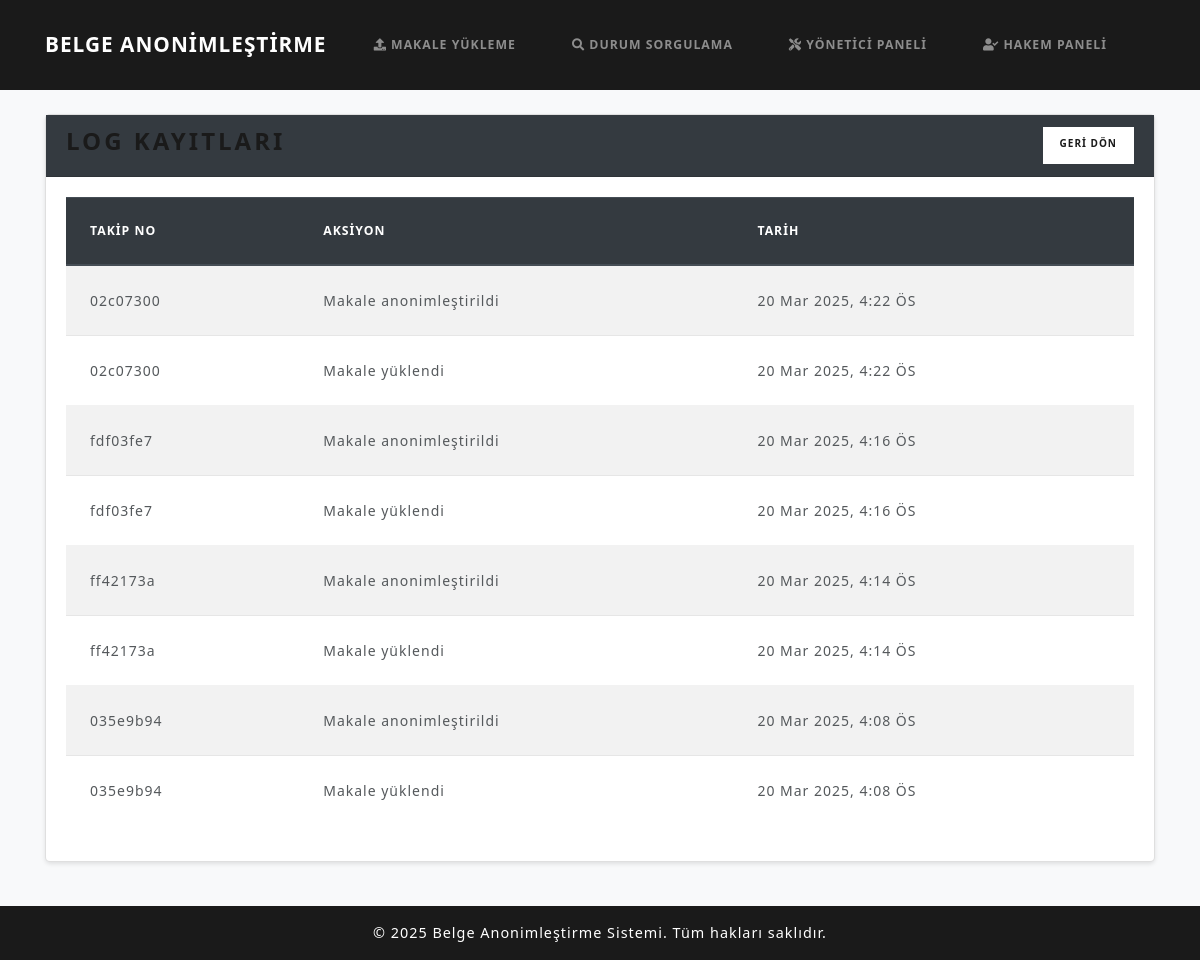
Before: /makalesistemi/yonetici/logs/ with the older database file.
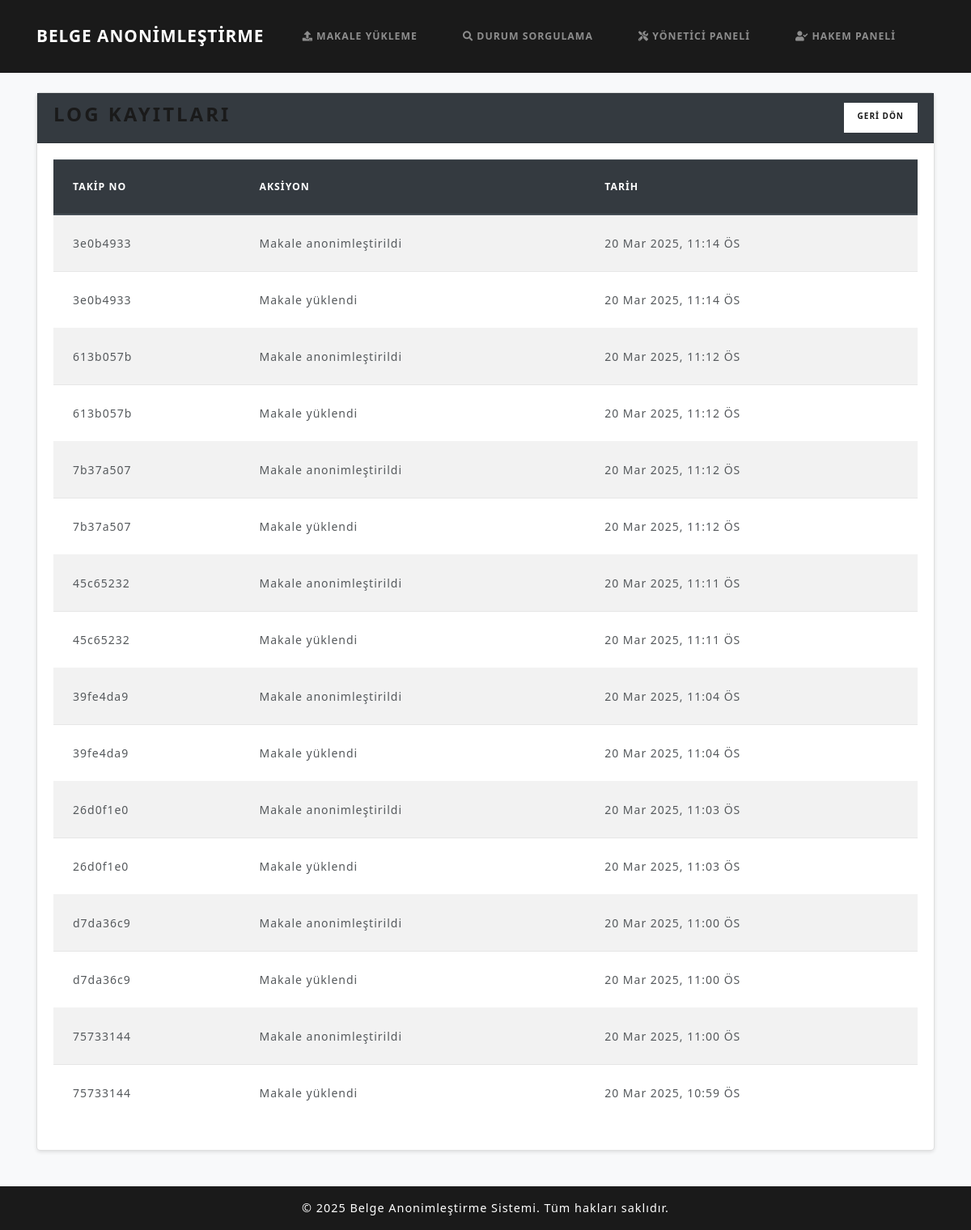
After: the same page with the newer database file.
### papers/models.py (models this page shows, shortened)
class Log(models.Model):
    submission = models.ForeignKey(Submission, on_delete=models.CASCADE)
    action = models.CharField(max_length=200)
    timestamp = models.DateTimeField(default=timezone.now)

class Submission(models.Model):
    tracking_number = models.CharField(max_length=50, unique=True)
    email_hash = models.CharField(max_length=64)
    encrypted_filename = models.TextField(null=True, blank=True)
    original_pdf = models.FileField(upload_to='uploads/')
    revised_pdf = models.FileField(upload_to='uploads/', null=True, blank=True)
    anonymized_pdf = models.FileField(upload_to='anonymized/', null=True, blank=True)
    final_pdf = models.FileField(upload_to='final/', null=True, blank=True)
    final_sent = models.BooleanField(default=False)  # Final PDF gönderildi mi?
    extracted_keywords = models.TextField(blank=True, null=True)
    subtopics = models.ManyToManyField(Subtopic, blank=True, related_name='submissions')
    status = models.CharField(max_length=50, choices=STATUS_CHOICES, default='Gönderildi')
    review = models.TextField(null=True, blank=True)
    reviewer = models.ForeignKey(Reviewer, null=True, blank=True, on_delete=models.SET_NULL)
    timestamp = models.DateTimeField(default=timezone.now)
    reviewed_pdf = models.FileField(upload_to='reviewed/', null=True, blank=True)  # Yeni alan
    anonymized_data = models.TextField(null=True, blank=True)
    restored = models.BooleanField(default=False)

### papers/views.py (the view)
# urls.py: path('makalesistemi/yonetici/logs/', views.editor_logs, name='editor_logs'),
def editor_logs(request):
    logs = Log.objects.all().order_by('-timestamp')
    return render(request, 'editor_logs.html', {'logs': logs})

### templates/editor_logs.html
{% extends 'base.html' %}
{% block content %}
<div class="card">
  <div class="card-header bg-dark text-white d-flex justify-content-between">
    <h3>Log Kayıtları</h3>
    <a href="{% url 'editor_dashboard' %}" class="btn btn-light btn-sm">GERİ DÖN</a>
  </div>
  <div class="card-body">
    {% if logs %}
    <div class="table-responsive">
      <table class="table table-striped">
        <thead class="thead-dark">
          <tr>
            <th>Takip No</th>
            <th>Aksiyon</th>
            <th>Tarih</th>
          </tr>
        </thead>
        <tbody>
          {% for log in logs %}
          <tr>
            <td>{{ log.submission.tracking_number }}</td>
            <td>{{ log.action }}</td>
            <td>{{ log.timestamp|date:"d M Y, g:i A" }}</td>
          </tr>
          {% endfor %}
        </tbody>
      </table>
    </div>
    {% else %}
    <p>Log kaydı bulunamadı.</p>
    {% endif %}
  </div>
</div>
{% endblock %}

Changed rows visible on the page:
removed Log: submission.tracking_number "02c07300", action "Makale anonimleştirildi", timestamp "20 Mar 2025, 4:22 ÖS"
removed Log: submission.tracking_number "02c07300", action "Makale yüklendi", timestamp "20 Mar 2025, 4:22 ÖS"
removed Log: submission.tracking_number "fdf03fe7", action "Makale anonimleştirildi", timestamp "20 Mar 2025, 4:16 ÖS"
removed Log: submission.tracking_number "fdf03fe7", action "Makale yüklendi", timestamp "20 Mar 2025, 4:16 ÖS"
removed Log: submission.tracking_number "ff42173a", action "Makale anonimleştirildi", timestamp "20 Mar 2025, 4:14 ÖS"
removed Log: submission.tracking_number "ff42173a", action "Makale yüklendi", timestamp "20 Mar 2025, 4:14 ÖS"
removed Log: submission.tracking_number "035e9b94", action "Makale anonimleştirildi", timestamp "20 Mar 2025, 4:08 ÖS"
removed Log: submission.tracking_number "035e9b94", action "Makale yüklendi", timestamp "20 Mar 2025, 4:08 ÖS"
added Log: submission.tracking_number "3e0b4933", action "Makale anonimleştirildi", timestamp "20 Mar 2025, 11:14 ÖS"
added Log: submission.tracking_number "3e0b4933", action "Makale yüklendi", timestamp "20 Mar 2025, 11:14 ÖS"
added Log: submission.tracking_number "613b057b", action "Makale anonimleştirildi", timestamp "20 Mar 2025, 11:12 ÖS"
added Log: submission.tracking_number "613b057b", action "Makale yüklendi", timestamp "20 Mar 2025, 11:12 ÖS"
added Log: submission.tracking_number "7b37a507", action "Makale anonimleştirildi", timestamp "20 Mar 2025, 11:12 ÖS"
added Log: submission.tracking_number "7b37a507", action "Makale yüklendi", timestamp "20 Mar 2025, 11:12 ÖS"
added Log: submission.tracking_number "45c65232", action "Makale anonimleştirildi", timestamp "20 Mar 2025, 11:11 ÖS"
added Log: submission.tracking_number "45c65232", action "Makale yüklendi", timestamp "20 Mar 2025, 11:11 ÖS"
added Log: submission.tracking_number "39fe4da9", action "Makale anonimleştirildi", timestamp "20 Mar 2025, 11:04 ÖS"
added Log: submission.tracking_number "39fe4da9", action "Makale yüklendi", timestamp "20 Mar 2025, 11:04 ÖS"
added Log: submission.tracking_number "26d0f1e0", action "Makale anonimleştirildi", timestamp "20 Mar 2025, 11:03 ÖS"
added Log: submission.tracking_number "26d0f1e0", action "Makale yüklendi", timestamp "20 Mar 2025, 11:03 ÖS"
added Log: submission.tracking_number "d7da36c9", action "Makale anonimleştirildi", timestamp "20 Mar 2025, 11:00 ÖS"
added Log: submission.tracking_number "d7da36c9", action "Makale yüklendi", timestamp "20 Mar 2025, 11:00 ÖS"
added Log: submission.tracking_number "75733144", action "Makale anonimleştirildi", timestamp "20 Mar 2025, 11:00 ÖS"
added Log: submission.tracking_number "75733144", action "Makale yüklendi", timestamp "20 Mar 2025, 10:59 ÖS"
